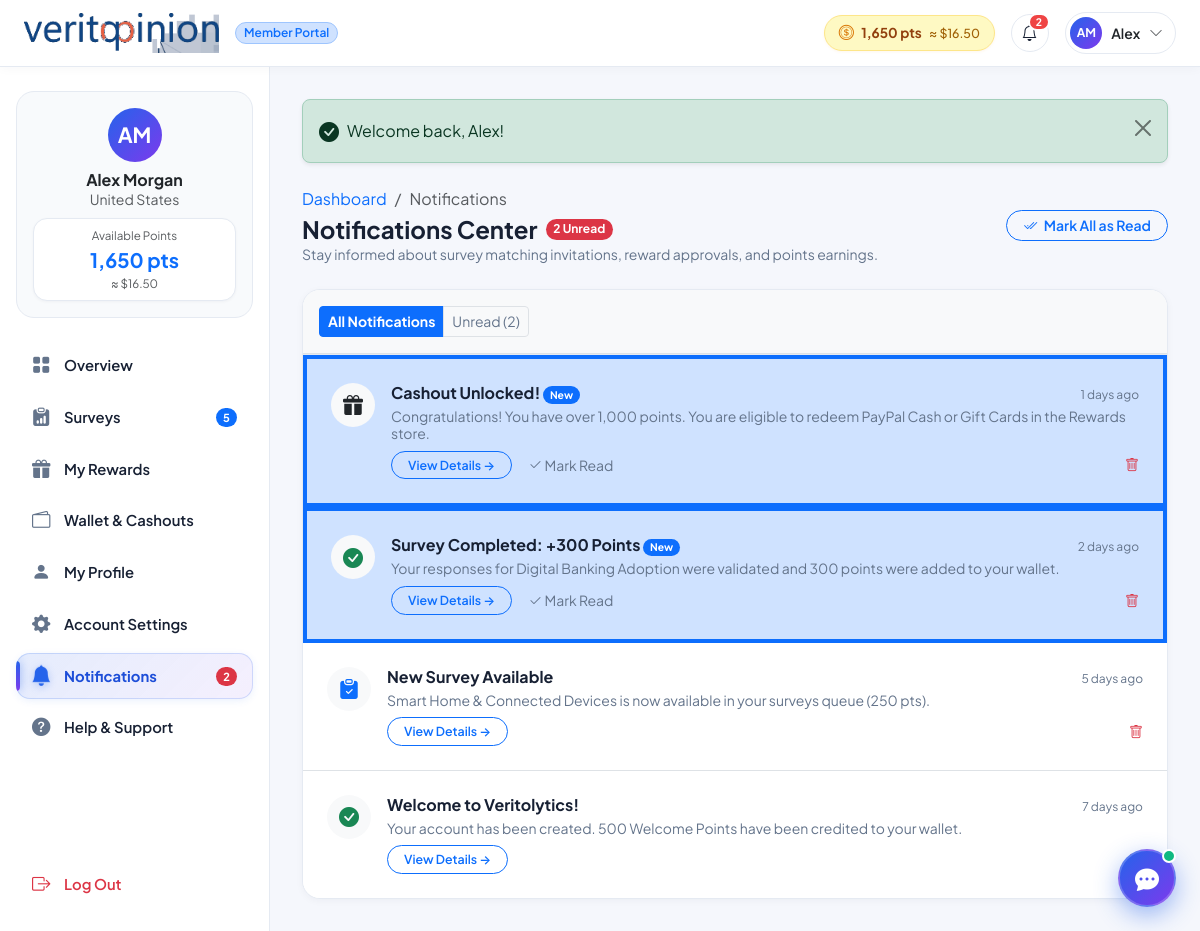
The page /member/notifications.php (signed in) on the database as committed earlier.
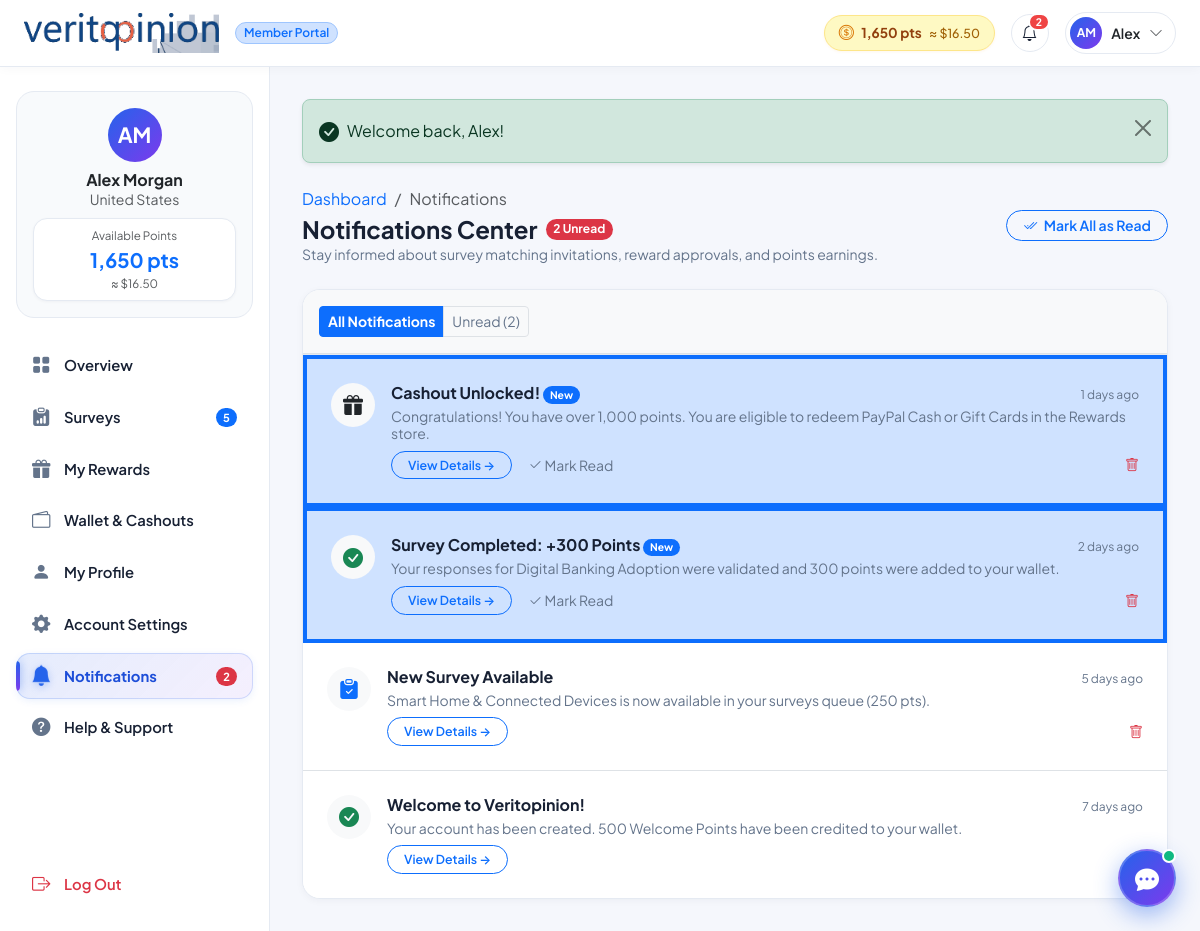
The same page on the database as committed later.
### tables this page shows
CREATE TABLE `notifications` (
  `id` INT AUTO_INCREMENT PRIMARY KEY,
  `user_id` INT NOT NULL,
  `title` VARCHAR(255) NOT NULL,
  `message` TEXT NOT NULL,
  `type` ENUM('info', 'success', 'warning', 'survey', 'reward', 'system') NOT NULL DEFAULT 'info',
  `link` VARCHAR(255) DEFAULT NULL,
  `is_read` TINYINT(1) NOT NULL DEFAULT 0,
  `created_at` TIMESTAMP DEFAULT CURRENT_TIMESTAMP,
  INDEX `idx_notif_user` (`user_id`),
  INDEX `idx_notif_read` (`is_read`),
  CONSTRAINT `fk_notif_user` FOREIGN KEY (`user_id`) REFERENCES `users`(`id`) ON DELETE CASCADE
);

### includes/functions.php (called while the page is built, shortened)
<?php
require_once __DIR__ . '/csrf.php';
function e(?string $string): string {
    return htmlspecialchars($string ?? '', ENT_QUOTES, 'UTF-8');
}
function time_ago(string $datetime): string {
    $timestamp = strtotime($datetime);
    $difference = time() - $timestamp;
    if ($difference < 2592000) return round($difference / 86400) . ' days ago';
    return date('M j, Y', $timestamp);
}

### includes/csrf.php (called while the page is built, shortened)
<?php
function get_app_secret(): string {
    static $secret = null;
    if ($secret !== null) {
        return $secret;
    }
    $secret = hash('sha256', 'VERITOLYTICS_PLATFORM_CORE_SECRET_SALT_2026_EST2017');
    return $secret;
}
function verify_csrf_token_signature(string $token): bool {
    $parts = explode('.', $token);
    [$timestamp, $nonce, $sig] = $parts;
    $time = (int)$timestamp;
    $expected = hash_hmac('sha256', "{$timestamp}.{$nonce}", get_app_secret());
    return hash_equals($expected, $sig);
}
function generate_csrf_token(): string {
    $existing = $_SESSION['csrf_token'] ?? null;
    if (!empty($existing) && is_string($existing) && verify_csrf_token_signature($existing)) {
        return $existing;
    }
    $timestamp = time();
    $nonce = bin2hex(random_bytes(16));
    $sig = hash_hmac('sha256', "{$timestamp}.{$nonce}", get_app_secret());
    $token = "{$timestamp}.{$nonce}.{$sig}";
    return $token;
}
function csrf_token(): string {
    return generate_csrf_token();
}

### member/notifications.php (the view, shortened to what the changed rows need)
<?php
require_once __DIR__ . '/../includes/functions.php';
require_once __DIR__ . '/../includes/csrf.php';
require_once __DIR__ . '/../includes/auth_check.php';
$user = require_login();
$db = get_db();
$filter = $_GET['filter'] ?? 'all';
if ($filter === 'unread') {
    $stmt = $db->prepare("SELECT * FROM notifications WHERE user_id = :uid AND is_read = 0 ORDER BY created_at DESC");
} else {
    $stmt = $db->prepare("SELECT * FROM notifications WHERE user_id = :uid ORDER BY created_at DESC");
}
$stmt->execute([':uid' => $user['id']]);
$notificationsList = $stmt->fetchAll();
require_once __DIR__ . '/../includes/member_header.php';
?>
<div class="portal-wrapper">
    <div class="portal-main">
        <div class="card card-vy border-0 shadow-sm rounded-4 bg-white overflow-hidden">
            <div class="list-group list-group-flush">
                <?php if (empty($notificationsList)): ?>
                    <div class="p-5 text-center text-muted">
                        <div class="mx-auto rounded-circle bg-success-subtle text-success d-flex align-items-center justify-content-center mb-3" style="width: 64px; height: 64px;">
                            <i class="bi bi-check2-all fs-2"></i>
                        </div>
                        <h6 class="fw-bold text-dark mb-1">You're All Caught Up!</h6>
                        <p class="small text-muted mb-0">There are no <?= $filter === 'unread' ? 'unread' : '' ?> notifications right now. Keep your profile complete for priority alerts.</p>
                    </div>
                <?php else: ?>
                    <?php foreach ($notificationsList as $item): ?>
                        <?php
                            $icon = match($item['type']) {
                                'survey'  => 'bi-clipboard-check-fill text-primary',
                                'reward'  => 'bi-gift-fill text-purple',
                                'success' => 'bi-check-circle-fill text-success',
                                'warning' => 'bi-exclamation-triangle-fill text-warning',
                                'system'  => 'bi-shield-check-fill text-secondary',
                                default   => 'bi-bell-fill text-primary'
                            };
                        ?>
                        <div class="list-group-item p-3 p-md-4 d-flex align-items-start gap-3 <?= $item['is_read'] ? 'bg-white' : 'bg-primary-subtle bg-opacity-10 border-start border-primary border-4' ?>">
                            <div class="rounded-circle bg-light d-flex align-items-center justify-content-center flex-shrink-0" style="width: 44px; height: 44px; font-size: 1.25rem;">
                                <i class="bi <?= $icon ?>"></i>
                            </div>
                            <div class="flex-grow-1">
                                <div class="d-flex align-items-baseline justify-content-between gap-2 mb-1">
                                    <h6 class="fw-bold text-dark mb-0 small fs-6">
                                        <?= e($item['title']) ?>
                                    </h6>
                                    <span class="text-muted small" style="font-size: 0.75rem;"><?= time_ago($item['created_at']) ?></span>
                                </div>
                                <p class="text-muted small mb-2 lh-sm"><?= e($item['message']) ?></p>
                                <div class="d-flex align-items-center gap-3">
                                    <?php if (!empty($item['link'])): ?>
                                        <a href="<?= e(BASE_URL . $item['link']) ?>" class="btn btn-sm btn-outline-primary rounded-pill px-3 py-1 fw-semibold" style="font-size: 0.775rem;">
                                            View Details &rarr;
                                        </a>
                                    <?php endif; ?>
                                    <a href="<?= BASE_URL ?>/member/notifications.php?action=delete&id=<?= $item['id'] ?>&csrf_token=<?= csrf_token() ?>" class="text-danger small text-decoration-none ms-auto" onclick="return confirm('Remove this notification?');">
                                        <i class="bi bi-trash"></i>
                                    </a>
                                </div>
                            </div>
                        </div>
                    <?php endforeach; ?>
                <?php endif; ?>
            </div>
        </div>
<?php require_once __DIR__ . '/../includes/member_footer.php'; ?>

Rows that differ between the two databases and show on the page:
changed notifications: title "Welcome to Veritolytics!" → "Welcome to Veritopinion!"
